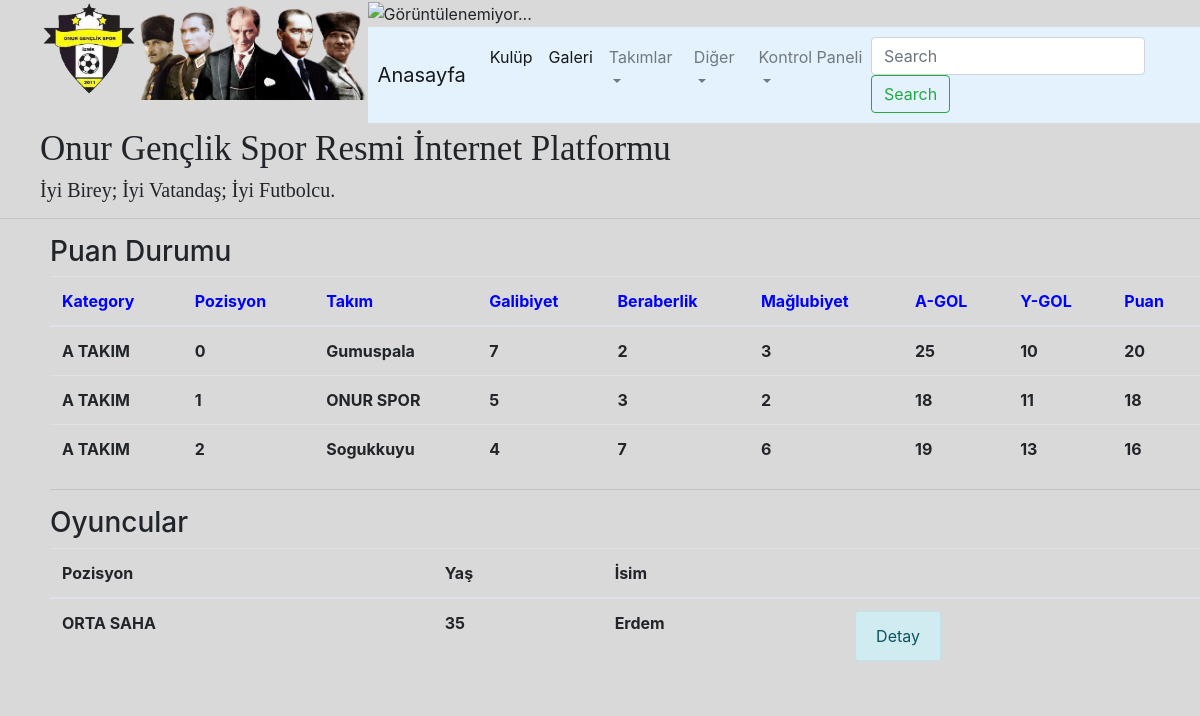
Page /databases/team/1 on the committed database.
### database/models.py (models this page shows, shortened)
class PuanDurumu(models.Model):
    author = models.ForeignKey("auth.User",on_delete = models.CASCADE,verbose_name = "Kullanıcı")
    category = models.CharField(max_length = 50,verbose_name = "Kategori")
    pozisyon = models.CharField(max_length = 50,verbose_name = "Pozisyon")
    takım = models.CharField(max_length = 50,verbose_name = "Takım")
    galibiyet = models.CharField(max_length = 50,verbose_name = "Galibiyet")
    beraberlik = models.CharField(max_length = 50,verbose_name = "Beraberlik")
    mağlubiyet = models.CharField(max_length = 50,verbose_name = "Mağlubiyet")
    a_gol = models.CharField(max_length = 50,verbose_name = "Attığı Gol")
    y_gol = models.CharField(max_length = 50,verbose_name = "Yediği Gol")
    puan = models.CharField(max_length = 50,verbose_name = "Puan")
    created_date = models.DateTimeField(auto_now_add=True,verbose_name = "Oluşturulma Tarihi")
    class Meta():
        ordering = ['-puan']

class Database(models.Model):
    author = models.ForeignKey("auth.User",on_delete = models.CASCADE,verbose_name = "Kullanıcı")
    category = models.CharField(max_length = 50,verbose_name = "Kategori")
    position = models.CharField(max_length = 50,verbose_name = "Pozisyon")
    name = models.CharField(max_length = 50,verbose_name = "İsim")
    age = models.CharField(max_length = 50,verbose_name = "Yaş")
    size = models.CharField(max_length = 50,verbose_name = "Boy")
    weight = models.CharField(max_length = 50,verbose_name = "Kilo")
    foot = models.CharField(max_length = 50,verbose_name = "Kullandığı Ayak")
    club_history = models.CharField(max_length = 50,verbose_name = "Kulübe Katılma Tarihi")
    hoca_gorüsü = models.TextField()
    player_image = models.FileField(blank=True, null=True,verbose_name="Fotoğraf Ekleyin")
    created_date = models.DateTimeField(auto_now_add=True,verbose_name = "Oluşturulma Tarihi")
    class Meta():
        ordering = ['-age']

### database/views.py (the view, shortened to what this page needs)
# urls.py: path('team/<int:id>', views.Team,name = "team"),
def Team(request,id):
    if id == 1:
        puandurumları = PuanDurumu.objects.filter(category = "A TAKIM")
        oyuncular = Database.objects.filter(category = "A TAKIM")
        context = {
            "puandurumları" : puandurumları,
            "oyuncular" : oyuncular
        }
    if id == 3:
        puandurumları = PuanDurumu.objects.filter(category = "U 17")
        context = {
            "puandurumları" : puandurumları
        }
    if id == 4:
        puandurumları = PuanDurumu.objects.filter(category = "U 16")
        context = {
            "puandurumları" : puandurumları
        }
    if id == 5:
        puandurumları = PuanDurumu.objects.filter(category = "U 15")
        context = {
            "puandurumları" : puandurumları
        }
    if id == 6:
        puandurumları = PuanDurumu.objects.filter(category = "U 14")
        context = {
            "puandurumları" : puandurumları
        }
    if id == 7:
        puandurumları = PuanDurumu.objects.filter(category = "U 13")
        context = {
            "puandurumları" : puandurumları
        }
    return render(request,"team.html",context)

### templates/team.html
{% extends "layout.html" %}
{% block body %}
<h3>Puan Durumu</h3>
{% if puandurumları %}
<table class="table">
        <thead>
          <tr  style="color:blue;" >
            <th scope="col">Kategory</th>
            <th scope="col">Pozisyon</th>
            <th scope="col">Takım</th>
            <th scope="col">Galibiyet</th>
            <th scope="col">Beraberlik</th>
            <th scope="col">Mağlubiyet</th>
            <th scope="col">A-GOL</th>
            <th scope="col">Y-GOL</th>
            <th scope="col">Puan</th>
          </tr>
        </thead>
        <tbody>
            {% for puandurumu in puandurumları %}
                <tr>
                    <th scope="row">{{puandurumu.category}}</th>
                    <th scope="row">{{puandurumu.pozisyon}}</th>
                    <th scope="row">{{puandurumu.takım}}</th>
                    <th scope="row">{{puandurumu.galibiyet}}</th>
                    <th scope="row">{{puandurumu.beraberlik}}</th>
                    <th scope="row">{{puandurumu.mağlubiyet}}</th>
                    <th scope="row">{{puandurumu.a_gol}}</th>
                    <th scope="row">{{puandurumu.y_gol}}</th>
                    <th scope="row">{{puandurumu.puan}}</th>
                </tr>
            {% endfor %}
        </tbody>
</table>
{% else %}
<div class="alert alert-danger">
    Henüz bir içerik bulunmuyor.
</div>
{% endif %}
<hr>
<h3>Oyuncular</h3>
{% if oyuncular %}
<table class="table">
    <thead>
      <tr>
        <th scope="col">Pozisyon</th>
        <th scope="col">Yaş</th>
        <th scope="col">İsim</th>
        <th scope="col"></th>
      </tr>
    </thead>
    <tbody>
        {% for oyuncu in oyuncular %}
            <tr>
                <th scope="row">{{oyuncu.position}}</th>
                <th scope="row">{{oyuncu.age}}</th>
                <th scope="row">{{oyuncu.name}}</th>
                <th scope="col"><a href="/databases/detail/{{oyuncu.id}}"><button class="alert alert-info">Detay</button></a>  </th>
            </tr>
        {% endfor %}
    </tbody>
</table>
{% else %}
<div class="alert alert-danger">
    Henüz bir içerik bulunmuyor.
</div>
{% endif %}
{% endblock body %}

### rows in the picture
PuanDurumu: category "A TAKIM", pozisyon "0", takım "Gumuspala", galibiyet "7", beraberlik "2", mağlubiyet "3", a_gol "25", y_gol "10", puan "20"
PuanDurumu: category "A TAKIM", pozisyon "1", takım "ONUR SPOR", galibiyet "5", beraberlik "3", mağlubiyet "2", a_gol "18", y_gol "11", puan "18"
PuanDurumu: category "A TAKIM", pozisyon "2", takım "Sogukkuyu", galibiyet "4", beraberlik "7", mağlubiyet "6", a_gol "19", y_gol "13", puan "16"
Database: position "ORTA SAHA", age "35", name "Erdem"
